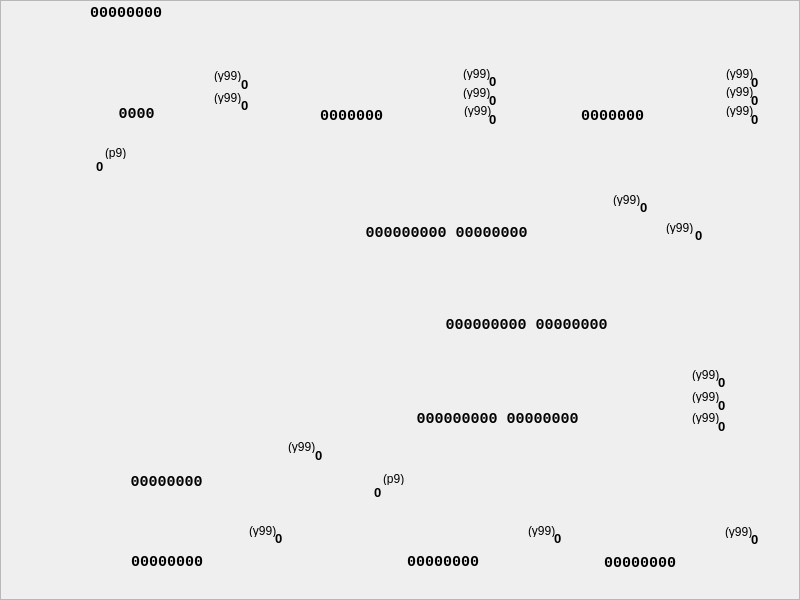
<?xml version="1.0" encoding="UTF-8"?>
<ui version="4.0">
 <class>CFzusWay1Widget</class>
 <widget class="QWidget" name="CFzusWay1Widget">
  <property name="geometry">
   <rect>
    <x>0</x>
    <y>0</y>
    <width>800</width>
    <height>600</height>
   </rect>
  </property>
  <property name="sizePolicy">
   <sizepolicy hsizetype="Fixed" vsizetype="Fixed">
    <horstretch>0</horstretch>
    <verstretch>0</verstretch>
   </sizepolicy>
  </property>
  <property name="minimumSize">
   <size>
    <width>800</width>
    <height>600</height>
   </size>
  </property>
  <property name="maximumSize">
   <size>
    <width>800</width>
    <height>600</height>
   </size>
  </property>
  <property name="windowTitle">
   <string notr="true">Form</string>
  </property>
  <property name="styleSheet">
   <string notr="true">QFrame{border-image: url(:/div/fzus/alu.png);}</string>
  </property>
  <widget class="QFrame" name="frame">
   <property name="geometry">
    <rect>
     <x>0</x>
     <y>0</y>
     <width>800</width>
     <height>600</height>
    </rect>
   </property>
   <property name="frameShape">
    <enum>QFrame::StyledPanel</enum>
   </property>
   <property name="frameShadow">
    <enum>QFrame::Raised</enum>
   </property>
   <widget class="QLabel" name="mRg1WrVal">
    <property name="geometry">
     <rect>
      <x>489</x>
      <y>92</y>
      <width>21</width>
      <height>16</height>
     </rect>
    </property>
    <property name="font">
     <font>
      <pointsize>10</pointsize>
      <weight>75</weight>
      <bold>true</bold>
     </font>
    </property>
    <property name="styleSheet">
     <string notr="true">border-image:none;</string>
    </property>
    <property name="text">
     <string notr="true">0</string>
    </property>
   </widget>
   <widget class="QLabel" name="mBd1OutVal">
    <property name="geometry">
     <rect>
      <x>275</x>
      <y>530</y>
      <width>21</width>
      <height>16</height>
     </rect>
    </property>
    <property name="font">
     <font>
      <pointsize>10</pointsize>
      <weight>75</weight>
      <bold>true</bold>
     </font>
    </property>
    <property name="styleSheet">
     <string notr="true">border-image:none;</string>
    </property>
    <property name="text">
     <string notr="true">0</string>
    </property>
   </widget>
   <widget class="QLabel" name="mRg2Val">
    <property name="geometry">
     <rect>
      <x>557</x>
      <y>106</y>
      <width>111</width>
      <height>20</height>
     </rect>
    </property>
    <property name="font">
     <font>
      <family>Courier New</family>
      <pointsize>11</pointsize>
      <weight>75</weight>
      <bold>true</bold>
     </font>
    </property>
    <property name="styleSheet">
     <string notr="true">border-image:none;</string>
    </property>
    <property name="text">
     <string notr="true">0000000</string>
    </property>
    <property name="alignment">
     <set>Qt::AlignCenter</set>
    </property>
   </widget>
   <widget class="QLabel" name="mCt1IncVal">
    <property name="geometry">
     <rect>
      <x>241</x>
      <y>97</y>
      <width>21</width>
      <height>16</height>
     </rect>
    </property>
    <property name="font">
     <font>
      <pointsize>10</pointsize>
      <weight>75</weight>
      <bold>true</bold>
     </font>
    </property>
    <property name="styleSheet">
     <string notr="true">border-image:none;</string>
    </property>
    <property name="text">
     <string notr="true">0</string>
    </property>
   </widget>
   <widget class="QLabel" name="mRg1WrHint">
    <property name="geometry">
     <rect>
      <x>463</x>
      <y>86</y>
      <width>46</width>
      <height>13</height>
     </rect>
    </property>
    <property name="styleSheet">
     <string notr="true">border-image:none;</string>
    </property>
    <property name="text">
     <string notr="true">(y99)</string>
    </property>
   </widget>
   <widget class="QLabel" name="mRg3RstVal">
    <property name="geometry">
     <rect>
      <x>718</x>
      <y>374</y>
      <width>21</width>
      <height>16</height>
     </rect>
    </property>
    <property name="font">
     <font>
      <pointsize>10</pointsize>
      <weight>75</weight>
      <bold>true</bold>
     </font>
    </property>
    <property name="styleSheet">
     <string notr="true">border-image:none;</string>
    </property>
    <property name="text">
     <string notr="true">0</string>
    </property>
   </widget>
   <widget class="QLabel" name="mCt1Out3Hint">
    <property name="geometry">
     <rect>
      <x>105</x>
      <y>146</y>
      <width>46</width>
      <height>13</height>
     </rect>
    </property>
    <property name="styleSheet">
     <string notr="true">border-image:none;</string>
    </property>
    <property name="text">
     <string notr="true">(p9)</string>
    </property>
   </widget>
   <widget class="QLabel" name="mBd1OutHint">
    <property name="geometry">
     <rect>
      <x>249</x>
      <y>524</y>
      <width>40</width>
      <height>13</height>
     </rect>
    </property>
    <property name="styleSheet">
     <string notr="true">border-image:none;</string>
    </property>
    <property name="text">
     <string notr="true">(y99)</string>
    </property>
   </widget>
   <widget class="QLabel" name="mSm1OutVal">
    <property name="geometry">
     <rect>
      <x>426</x>
      <y>315</y>
      <width>201</width>
      <height>20</height>
     </rect>
    </property>
    <property name="font">
     <font>
      <family>Courier New</family>
      <pointsize>11</pointsize>
      <weight>75</weight>
      <bold>true</bold>
     </font>
    </property>
    <property name="styleSheet">
     <string notr="true">border-image:none;</string>
    </property>
    <property name="text">
     <string notr="true">000000000 00000000</string>
    </property>
    <property name="alignment">
     <set>Qt::AlignCenter</set>
    </property>
   </widget>
   <widget class="QLabel" name="mRg2RstHint">
    <property name="geometry">
     <rect>
      <x>726</x>
      <y>67</y>
      <width>46</width>
      <height>13</height>
     </rect>
    </property>
    <property name="styleSheet">
     <string notr="true">border-image:none;</string>
    </property>
    <property name="text">
     <string notr="true">(y99)</string>
    </property>
   </widget>
   <widget class="QLabel" name="mRg3WrHint">
    <property name="geometry">
     <rect>
      <x>692</x>
      <y>390</y>
      <width>46</width>
      <height>13</height>
     </rect>
    </property>
    <property name="styleSheet">
     <string notr="true">border-image:none;</string>
    </property>
    <property name="text">
     <string notr="true">(y99)</string>
    </property>
   </widget>
   <widget class="QLabel" name="mRg2RstVal">
    <property name="geometry">
     <rect>
      <x>751</x>
      <y>74</y>
      <width>21</width>
      <height>16</height>
     </rect>
    </property>
    <property name="font">
     <font>
      <pointsize>10</pointsize>
      <weight>75</weight>
      <bold>true</bold>
     </font>
    </property>
    <property name="styleSheet">
     <string notr="true">border-image:none;</string>
    </property>
    <property name="text">
     <string notr="true">0</string>
    </property>
   </widget>
   <widget class="QLabel" name="mRg1ShrHint">
    <property name="geometry">
     <rect>
      <x>464</x>
      <y>104</y>
      <width>46</width>
      <height>13</height>
     </rect>
    </property>
    <property name="styleSheet">
     <string notr="true">border-image:none;</string>
    </property>
    <property name="text">
     <string notr="true">(y99)</string>
    </property>
   </widget>
   <widget class="QLabel" name="mRg3WrVal">
    <property name="geometry">
     <rect>
      <x>718</x>
      <y>397</y>
      <width>21</width>
      <height>16</height>
     </rect>
    </property>
    <property name="font">
     <font>
      <pointsize>10</pointsize>
      <weight>75</weight>
      <bold>true</bold>
     </font>
    </property>
    <property name="styleSheet">
     <string notr="true">border-image:none;</string>
    </property>
    <property name="text">
     <string notr="true">0</string>
    </property>
   </widget>
   <widget class="QLabel" name="mDVal">
    <property name="geometry">
     <rect>
      <x>90</x>
      <y>5</y>
      <width>101</width>
      <height>16</height>
     </rect>
    </property>
    <property name="font">
     <font>
      <family>Courier New</family>
      <pointsize>11</pointsize>
      <weight>75</weight>
      <bold>true</bold>
     </font>
    </property>
    <property name="styleSheet">
     <string notr="true">border-image:none;</string>
    </property>
    <property name="text">
     <string notr="true">00000000</string>
    </property>
   </widget>
   <widget class="QLabel" name="mRg3RstHint">
    <property name="geometry">
     <rect>
      <x>692</x>
      <y>368</y>
      <width>46</width>
      <height>13</height>
     </rect>
    </property>
    <property name="styleSheet">
     <string notr="true">border-image:none;</string>
    </property>
    <property name="text">
     <string notr="true">(y99)</string>
    </property>
   </widget>
   <widget class="QLabel" name="mBd2OutHint">
    <property name="geometry">
     <rect>
      <x>528</x>
      <y>524</y>
      <width>46</width>
      <height>13</height>
     </rect>
    </property>
    <property name="styleSheet">
     <string notr="true">border-image:none;</string>
    </property>
    <property name="text">
     <string notr="true">(y99)</string>
    </property>
   </widget>
   <widget class="QLabel" name="mBd2Val">
    <property name="geometry">
     <rect>
      <x>398</x>
      <y>554</y>
      <width>90</width>
      <height>16</height>
     </rect>
    </property>
    <property name="font">
     <font>
      <family>Courier New</family>
      <pointsize>11</pointsize>
      <weight>75</weight>
      <bold>true</bold>
     </font>
    </property>
    <property name="styleSheet">
     <string notr="true">border-image:none;</string>
    </property>
    <property name="text">
     <string notr="true">00000000</string>
    </property>
    <property name="alignment">
     <set>Qt::AlignCenter</set>
    </property>
   </widget>
   <widget class="QLabel" name="mCt1Out3Val">
    <property name="geometry">
     <rect>
      <x>96</x>
      <y>158</y>
      <width>21</width>
      <height>16</height>
     </rect>
    </property>
    <property name="font">
     <font>
      <pointsize>10</pointsize>
      <weight>75</weight>
      <bold>true</bold>
     </font>
    </property>
    <property name="styleSheet">
     <string notr="true">border-image:none;</string>
    </property>
    <property name="text">
     <string notr="true">0</string>
    </property>
   </widget>
   <widget class="QLabel" name="mCt1WrHint">
    <property name="geometry">
     <rect>
      <x>214</x>
      <y>69</y>
      <width>46</width>
      <height>13</height>
     </rect>
    </property>
    <property name="styleSheet">
     <string notr="true">border-image:none;</string>
    </property>
    <property name="text">
     <string notr="true">(y99)</string>
    </property>
   </widget>
   <widget class="QLabel" name="mCt1Val">
    <property name="geometry">
     <rect>
      <x>91</x>
      <y>104</y>
      <width>91</width>
      <height>20</height>
     </rect>
    </property>
    <property name="font">
     <font>
      <family>Courier New</family>
      <pointsize>11</pointsize>
      <weight>75</weight>
      <bold>true</bold>
     </font>
    </property>
    <property name="styleSheet">
     <string notr="true">border-image:none;</string>
    </property>
    <property name="text">
     <string notr="true">0000</string>
    </property>
    <property name="alignment">
     <set>Qt::AlignCenter</set>
    </property>
   </widget>
   <widget class="QLabel" name="mRg1ShrVal">
    <property name="geometry">
     <rect>
      <x>489</x>
      <y>111</y>
      <width>21</width>
      <height>16</height>
     </rect>
    </property>
    <property name="font">
     <font>
      <pointsize>10</pointsize>
      <weight>75</weight>
      <bold>true</bold>
     </font>
    </property>
    <property name="styleSheet">
     <string notr="true">border-image:none;</string>
    </property>
    <property name="text">
     <string notr="true">0</string>
    </property>
   </widget>
   <widget class="QLabel" name="mBd1Val">
    <property name="geometry">
     <rect>
      <x>122</x>
      <y>554</y>
      <width>90</width>
      <height>16</height>
     </rect>
    </property>
    <property name="font">
     <font>
      <family>Courier New</family>
      <pointsize>11</pointsize>
      <weight>75</weight>
      <bold>true</bold>
     </font>
    </property>
    <property name="styleSheet">
     <string notr="true">border-image:none;</string>
    </property>
    <property name="text">
     <string notr="true">00000000</string>
    </property>
    <property name="alignment">
     <set>Qt::AlignCenter</set>
    </property>
   </widget>
   <widget class="QLabel" name="mRg3Val">
    <property name="geometry">
     <rect>
      <x>372</x>
      <y>409</y>
      <width>251</width>
      <height>20</height>
     </rect>
    </property>
    <property name="font">
     <font>
      <family>Courier New</family>
      <pointsize>11</pointsize>
      <weight>75</weight>
      <bold>true</bold>
     </font>
    </property>
    <property name="styleSheet">
     <string notr="true">border-image:none;</string>
    </property>
    <property name="text">
     <string notr="true">000000000 00000000</string>
    </property>
    <property name="alignment">
     <set>Qt::AlignCenter</set>
    </property>
   </widget>
   <widget class="QLabel" name="mCt1WrVal">
    <property name="geometry">
     <rect>
      <x>241</x>
      <y>76</y>
      <width>21</width>
      <height>16</height>
     </rect>
    </property>
    <property name="font">
     <font>
      <pointsize>10</pointsize>
      <weight>75</weight>
      <bold>true</bold>
     </font>
    </property>
    <property name="styleSheet">
     <string notr="true">border-image:none;</string>
    </property>
    <property name="text">
     <string notr="true">0</string>
    </property>
   </widget>
   <widget class="QLabel" name="mCt1IncHint">
    <property name="geometry">
     <rect>
      <x>214</x>
      <y>91</y>
      <width>46</width>
      <height>13</height>
     </rect>
    </property>
    <property name="styleSheet">
     <string notr="true">border-image:none;</string>
    </property>
    <property name="text">
     <string notr="true">(y99)</string>
    </property>
   </widget>
   <widget class="QLabel" name="mRg1Val">
    <property name="geometry">
     <rect>
      <x>291</x>
      <y>106</y>
      <width>121</width>
      <height>20</height>
     </rect>
    </property>
    <property name="font">
     <font>
      <family>Courier New</family>
      <pointsize>11</pointsize>
      <weight>75</weight>
      <bold>true</bold>
     </font>
    </property>
    <property name="styleSheet">
     <string notr="true">border-image:none;</string>
    </property>
    <property name="text">
     <string notr="true">0000000</string>
    </property>
    <property name="alignment">
     <set>Qt::AlignCenter</set>
    </property>
   </widget>
   <widget class="QLabel" name="mBd2OutVal">
    <property name="geometry">
     <rect>
      <x>554</x>
      <y>530</y>
      <width>21</width>
      <height>16</height>
     </rect>
    </property>
    <property name="font">
     <font>
      <pointsize>10</pointsize>
      <weight>75</weight>
      <bold>true</bold>
     </font>
    </property>
    <property name="styleSheet">
     <string notr="true">border-image:none;</string>
    </property>
    <property name="text">
     <string notr="true">0</string>
    </property>
   </widget>
   <widget class="QLabel" name="mXor1Val">
    <property name="geometry">
     <rect>
      <x>341</x>
      <y>223</y>
      <width>211</width>
      <height>20</height>
     </rect>
    </property>
    <property name="font">
     <font>
      <family>Courier New</family>
      <pointsize>11</pointsize>
      <weight>75</weight>
      <bold>true</bold>
     </font>
    </property>
    <property name="styleSheet">
     <string notr="true">border-image:none;</string>
    </property>
    <property name="text">
     <string notr="true">000000000 00000000</string>
    </property>
    <property name="alignment">
     <set>Qt::AlignCenter</set>
    </property>
   </widget>
   <widget class="QLabel" name="mXor1NotVal">
    <property name="geometry">
     <rect>
      <x>640</x>
      <y>199</y>
      <width>21</width>
      <height>16</height>
     </rect>
    </property>
    <property name="font">
     <font>
      <pointsize>10</pointsize>
      <weight>75</weight>
      <bold>true</bold>
     </font>
    </property>
    <property name="styleSheet">
     <string notr="true">border-image:none;</string>
    </property>
    <property name="text">
     <string notr="true">0</string>
    </property>
   </widget>
   <widget class="QLabel" name="mXor1NotHint">
    <property name="geometry">
     <rect>
      <x>613</x>
      <y>193</y>
      <width>40</width>
      <height>13</height>
     </rect>
    </property>
    <property name="styleSheet">
     <string notr="true">border-image:none;</string>
    </property>
    <property name="text">
     <string notr="true">(y99)</string>
    </property>
   </widget>
   <widget class="QLabel" name="mRg3ShlVal">
    <property name="geometry">
     <rect>
      <x>718</x>
      <y>418</y>
      <width>21</width>
      <height>16</height>
     </rect>
    </property>
    <property name="font">
     <font>
      <pointsize>10</pointsize>
      <weight>75</weight>
      <bold>true</bold>
     </font>
    </property>
    <property name="styleSheet">
     <string notr="true">border-image:none;</string>
    </property>
    <property name="text">
     <string notr="true">0</string>
    </property>
   </widget>
   <widget class="QLabel" name="mRg3ShlHint">
    <property name="geometry">
     <rect>
      <x>692</x>
      <y>411</y>
      <width>46</width>
      <height>13</height>
     </rect>
    </property>
    <property name="styleSheet">
     <string notr="true">border-image:none;</string>
    </property>
    <property name="text">
     <string notr="true">(y99)</string>
    </property>
   </widget>
   <widget class="QLabel" name="mRg4Val">
    <property name="geometry">
     <rect>
      <x>106</x>
      <y>472</y>
      <width>121</width>
      <height>20</height>
     </rect>
    </property>
    <property name="font">
     <font>
      <family>Courier New</family>
      <pointsize>11</pointsize>
      <weight>75</weight>
      <bold>true</bold>
     </font>
    </property>
    <property name="styleSheet">
     <string notr="true">border-image:none;</string>
    </property>
    <property name="text">
     <string notr="true">00000000</string>
    </property>
    <property name="alignment">
     <set>Qt::AlignCenter</set>
    </property>
   </widget>
   <widget class="QLabel" name="mRg4ShlVal">
    <property name="geometry">
     <rect>
      <x>315</x>
      <y>447</y>
      <width>21</width>
      <height>16</height>
     </rect>
    </property>
    <property name="font">
     <font>
      <pointsize>10</pointsize>
      <weight>75</weight>
      <bold>true</bold>
     </font>
    </property>
    <property name="styleSheet">
     <string notr="true">border-image:none;</string>
    </property>
    <property name="text">
     <string notr="true">0</string>
    </property>
   </widget>
   <widget class="QLabel" name="mRg4ShlHint">
    <property name="geometry">
     <rect>
      <x>288</x>
      <y>440</y>
      <width>46</width>
      <height>13</height>
     </rect>
    </property>
    <property name="styleSheet">
     <string notr="true">border-image:none;</string>
    </property>
    <property name="text">
     <string notr="true">(y99)</string>
    </property>
   </widget>
   <widget class="QLabel" name="mSm1CHint">
    <property name="geometry">
     <rect>
      <x>666</x>
      <y>221</y>
      <width>46</width>
      <height>13</height>
     </rect>
    </property>
    <property name="styleSheet">
     <string notr="true">border-image:none;</string>
    </property>
    <property name="text">
     <string notr="true">(y99)</string>
    </property>
   </widget>
   <widget class="QLabel" name="mSm1CVal">
    <property name="geometry">
     <rect>
      <x>695</x>
      <y>227</y>
      <width>21</width>
      <height>16</height>
     </rect>
    </property>
    <property name="font">
     <font>
      <pointsize>10</pointsize>
      <weight>75</weight>
      <bold>true</bold>
     </font>
    </property>
    <property name="styleSheet">
     <string notr="true">border-image:none;</string>
    </property>
    <property name="text">
     <string notr="true">0</string>
    </property>
   </widget>
   <widget class="QLabel" name="mBd3OutVal">
    <property name="geometry">
     <rect>
      <x>751</x>
      <y>531</y>
      <width>21</width>
      <height>16</height>
     </rect>
    </property>
    <property name="font">
     <font>
      <pointsize>10</pointsize>
      <weight>75</weight>
      <bold>true</bold>
     </font>
    </property>
    <property name="styleSheet">
     <string notr="true">border-image:none;</string>
    </property>
    <property name="text">
     <string notr="true">0</string>
    </property>
   </widget>
   <widget class="QLabel" name="mBd3OutHint">
    <property name="geometry">
     <rect>
      <x>725</x>
      <y>525</y>
      <width>46</width>
      <height>13</height>
     </rect>
    </property>
    <property name="styleSheet">
     <string notr="true">border-image:none;</string>
    </property>
    <property name="text">
     <string notr="true">(y99)</string>
    </property>
   </widget>
   <widget class="QLabel" name="mBd3Val">
    <property name="geometry">
     <rect>
      <x>595</x>
      <y>555</y>
      <width>90</width>
      <height>16</height>
     </rect>
    </property>
    <property name="font">
     <font>
      <family>Courier New</family>
      <pointsize>11</pointsize>
      <weight>75</weight>
      <bold>true</bold>
     </font>
    </property>
    <property name="styleSheet">
     <string notr="true">border-image:none;</string>
    </property>
    <property name="text">
     <string notr="true">00000000</string>
    </property>
    <property name="alignment">
     <set>Qt::AlignCenter</set>
    </property>
   </widget>
   <widget class="QLabel" name="mRg2WrVal">
    <property name="geometry">
     <rect>
      <x>751</x>
      <y>92</y>
      <width>21</width>
      <height>16</height>
     </rect>
    </property>
    <property name="font">
     <font>
      <pointsize>10</pointsize>
      <weight>75</weight>
      <bold>true</bold>
     </font>
    </property>
    <property name="styleSheet">
     <string notr="true">border-image:none;</string>
    </property>
    <property name="text">
     <string notr="true">0</string>
    </property>
   </widget>
   <widget class="QLabel" name="mRg2WrHint">
    <property name="geometry">
     <rect>
      <x>726</x>
      <y>85</y>
      <width>46</width>
      <height>13</height>
     </rect>
    </property>
    <property name="styleSheet">
     <string notr="true">border-image:none;</string>
    </property>
    <property name="text">
     <string notr="true">(y99)</string>
    </property>
   </widget>
   <widget class="QLabel" name="mRg2ShrHint">
    <property name="geometry">
     <rect>
      <x>726</x>
      <y>104</y>
      <width>46</width>
      <height>13</height>
     </rect>
    </property>
    <property name="styleSheet">
     <string notr="true">border-image:none;</string>
    </property>
    <property name="text">
     <string notr="true">(y99)</string>
    </property>
   </widget>
   <widget class="QLabel" name="mRg2ShrVal">
    <property name="geometry">
     <rect>
      <x>751</x>
      <y>111</y>
      <width>21</width>
      <height>16</height>
     </rect>
    </property>
    <property name="font">
     <font>
      <pointsize>10</pointsize>
      <weight>75</weight>
      <bold>true</bold>
     </font>
    </property>
    <property name="styleSheet">
     <string notr="true">border-image:none;</string>
    </property>
    <property name="text">
     <string notr="true">0</string>
    </property>
   </widget>
   <widget class="QLabel" name="mRg1RstVal">
    <property name="geometry">
     <rect>
      <x>489</x>
      <y>73</y>
      <width>21</width>
      <height>16</height>
     </rect>
    </property>
    <property name="font">
     <font>
      <pointsize>10</pointsize>
      <weight>75</weight>
      <bold>true</bold>
     </font>
    </property>
    <property name="styleSheet">
     <string notr="true">border-image:none;</string>
    </property>
    <property name="text">
     <string notr="true">0</string>
    </property>
   </widget>
   <widget class="QLabel" name="mRg1RstHint">
    <property name="geometry">
     <rect>
      <x>463</x>
      <y>67</y>
      <width>46</width>
      <height>13</height>
     </rect>
    </property>
    <property name="styleSheet">
     <string notr="true">border-image:none;</string>
    </property>
    <property name="text">
     <string notr="true">(y99)</string>
    </property>
   </widget>
   <widget class="QLabel" name="mRg3Out16Val">
    <property name="geometry">
     <rect>
      <x>374</x>
      <y>484</y>
      <width>21</width>
      <height>16</height>
     </rect>
    </property>
    <property name="font">
     <font>
      <pointsize>10</pointsize>
      <weight>75</weight>
      <bold>true</bold>
     </font>
    </property>
    <property name="styleSheet">
     <string notr="true">border-image:none;</string>
    </property>
    <property name="text">
     <string notr="true">0</string>
    </property>
   </widget>
   <widget class="QLabel" name="mRg3Out16Hint">
    <property name="geometry">
     <rect>
      <x>383</x>
      <y>472</y>
      <width>46</width>
      <height>13</height>
     </rect>
    </property>
    <property name="styleSheet">
     <string notr="true">border-image:none;</string>
    </property>
    <property name="text">
     <string notr="true">(p9)</string>
    </property>
   </widget>
  </widget>
 </widget>
 <resources/>
 <connections/>
</ui>
